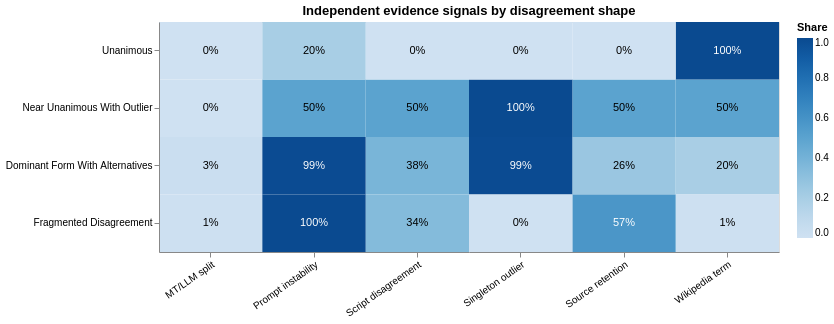

Source (notebook cell):
### Markdown cell above
## 8.5 External and script evidence

Wikipedia relationships, source retention, and script disagreement remain independent. The heatmap reports how frequently those signals appear within each disagreement shape. It does not treat any signal as proof of correctness, absence, or community acceptance.

### Code cell
evidence = patterns.copy()
evidence['has_source_retention'] = evidence['source_retention_service_count'].gt(0)
evidence['has_singleton_outlier'] = evidence['singleton_outlier_service_count'].gt(0)
evidence['has_prompt_instability'] = evidence['prompt_sensitive_service_count'].gt(0)

signal_map = {
    'has_wikipedia': 'Wikipedia term',
    'has_source_retention': 'Source retention',
    'has_script_disagreement': 'Script disagreement',
    'has_mt_llm_split': 'MT/LLM split',
    'has_singleton_outlier': 'Singleton outlier',
    'has_prompt_instability': 'Prompt instability',
}
evidence_long = (
    evidence.groupby('disagreement_shape')[list(signal_map)].mean()
    .rename(columns=signal_map).reset_index()
    .melt(id_vars='disagreement_shape', var_name='signal', value_name='share')
)
evidence_long['shape_label'] = evidence_long['disagreement_shape'].map(SHAPE_LABELS)

evidence_heat = alt.Chart(evidence_long).mark_rect().encode(
    x=alt.X('signal:N', title=None, axis=alt.Axis(labelAngle=325)),
    y=alt.Y('shape_label:N', sort=[SHAPE_LABELS[s] for s in SHAPE_ORDER], title=None),
    color=alt.Color('share:Q', title='Share', scale=alt.Scale(scheme='blues', domain=[0, 1])),
).properties(width=620, height=230, title='Independent evidence signals by disagreement shape')
evidence_text = evidence_heat.mark_text().encode(
    text=alt.Text('share:Q', format='.0%'),
    color=alt.condition('datum.share > 0.55', alt.value('white'), alt.value('black')),
)
evidence_figure = evidence_heat + evidence_text
display(evidence_figure)
save_chart(evidence_figure, str(FIGURE_DIR / 'evidence_signals_by_disagreement_shape.png'))

### Figure 1 — Vega specification as saved in the notebook (floating-point values rounded to 4 significant figures)
{"$schema": "https://vega.github.io/schema/vega/v6.json", "data": [{"name": "source_0", "values": [{"shape_label": "Dominant Form With Alternatives", "share": 0.1953, "signal": "Wikipedia term", "y_shape_label_sort_index": 2.0}, {"shape_label": "Fragmented Disagreement", "share": 0.01206, "signal": "Wikipedia term", "y_shape_label_sort_index": 4.0}, {"shape_label": "Near Unanimous With Outlier", "share": 0.5, "signal": "Wikipedia term", "y_shape_label_sort_index": 1.0}, {"shape_label": "Unanimous", "share": 1.0, "signal": "Wikipedia term", "y_shape_label_sort_index": 0.0}, {"shape_label": "Dominant Form With Alternatives", "share": 0.2578, "signal": "Source retention", "y_shape_label_sort_index": 2.0}, {"shape_label": "Fragmented Disagreement", "share": 0.5737, "signal": "Source retention", "y_shape_label_sort_index": 4.0}, {"shape_label": "Near Unanimous With Outlier", "share": 0.5, "signal": "Source retention", "y_shape_label_sort_index": 1.0}, {"shape_label": "Unanimous", "share": 0.0, "signal": "Source retention", "y_shape_label_sort_index": 0.0}, {"shape_label": "Dominant Form With Alternatives", "share": 0.3828, "signal": "Script disagreement", "y_shape_label_sort_index": 2.0}, {"shape_label": "Fragmented Disagreement", "share": 0.3391, "signal": "Script disagreement", "y_shape_label_sort_index": 4.0}, {"shape_label": "Near Unanimous With Outlier", "share": 0.5, "signal": "Script disagreement", "y_shape_label_sort_index": 1.0}, {"shape_label": "Unanimous", "share": 0.0, "signal": "Script disagreement", "y_shape_label_sort_index": 0.0}, {"shape_label": "Dominant Form With Alternatives", "share": 0.03125, "signal": "MT/LLM split", "y_shape_label_sort_index": 2.0}, {"shape_label": "Fragmented Disagreement", "share": 0.009383, "signal": "MT/LLM split", "y_shape_label_sort_index": 4.0}, {"shape_label": "Near Unanimous With Outlier", "share": 0.0, "signal": "MT/LLM split", "y_shape_label_sort_index": 1.0}, {"shape_label": "Unanimous", "share": 0.0, "signal": "MT/LLM split", "y_shape_label_sort_index": 0.0}, {"shape_label": "Dominant Form With Alternatives", "share": 0.9922, "signal": "Singleton outlier", "y_shape_label_sort_index": 2.0}, {"shape_label": "Fragmented Disagreement", "share": 0.0, "signal": "Singleton outlier", "y_shape_label_sort_index": 4.0}, {"shape_label": "Near Unanimous With Outlier", "share": 1.0, "signal": "Singleton outlier", "y_shape_label_sort_index": 1.0}, {"shape_label": "Unanimous", "share": 0.0, "signal": "Singleton outlier", "y_shape_label_sort_index": 0.0}, {"shape_label": "Dominant Form With Alternatives", "share": 0.9922, "signal": "Prompt instability", "y_shape_label_sort_index": 2.0}, {"shape_label": "Fragmented Disagreement", "share": 1.0, "signal": "Prompt instability", "y_shape_label_sort_index": 4.0}, {"shape_label": "Near Unanimous With Outlier", "share": 0.5, "signal": "Prompt instability", "y_shape_label_sort_index": 1.0}, {"shape_label": "Unanimous", "share": 0.2, "signal": "Prompt instability", "y_shape_label_sort_index": 0.0}]}, {"name": "data_0", "values": [{"shape_label": "Dominant Form With Alternatives", "share": 0.1953, "signal": "Wikipedia term"}, {"shape_label": "Fragmented Disagreement", "share": 0.01206, "signal": "Wikipedia term"}, {"shape_label": "Near Unanimous With Outlier", "share": 0.5, "signal": "Wikipedia term"}, {"shape_label": "Unanimous", "share": 1.0, "signal": "Wikipedia term"}, {"shape_label": "Dominant Form With Alternatives", "share": 0.2578, "signal": "Source retention"}, {"shape_label": "Fragmented Disagreement", "share": 0.5737, "signal": "Source retention"}, {"shape_label": "Near Unanimous With Outlier", "share": 0.5, "signal": "Source retention"}, {"shape_label": "Unanimous", "share": 0.0, "signal": "Source retention"}, {"shape_label": "Dominant Form With Alternatives", "share": 0.3828, "signal": "Script disagreement"}, {"shape_label": "Fragmented Disagreement", "share": 0.3391, "signal": "Script disagreement"}, {"shape_label": "Near Unanimous With Outlier", "share": 0.5, "signal": "Script disagreement"}, {"shape_label": "Unanimous", "share": 0.0, "signal": "Script disagreement"}, {"shape_label": "Dominant Form With Alternatives", "share": 0.03125, "signal": "MT/LLM split"}, {"shape_label": "Fragmented Disagreement", "share": 0.009383, "signal": "MT/LLM split"}, {"shape_label": "Near Unanimous With Outlier", "share": 0.0, "signal": "MT/LLM split"}, {"shape_label": "Unanimous", "share": 0.0, "signal": "MT/LLM split"}, {"shape_label": "Dominant Form With Alternatives", "share": 0.9922, "signal": "Singleton outlier"}, {"shape_label": "Fragmented Disagreement", "share": 0.0, "signal": "Singleton outlier"}, {"shape_label": "Near Unanimous With Outlier", "share": 1.0, "signal": "Singleton outlier"}, {"shape_label": "Unanimous", "share": 0.0, "signal": "Singleton outlier"}, {"shape_label": "Dominant Form With Alternatives", "share": 0.9922, "signal": "Prompt instability"}, {"shape_label": "Fragmented Disagreement", "share": 1.0, "signal": "Prompt instability"}, {"shape_label": "Near Unanimous With Outlier", "share": 0.5, "signal": "Prompt instability"}, {"shape_label": "Unanimous", "share": 0.2, "signal": "Prompt instability"}]}, {"name": "data_0_x_domain_signal_0", "values": [{"signal": "Wikipedia term"}, {"signal": "Source retention"}, {"signal": "Script disagreement"}, {"signal": "MT/LLM split"}, {"signal": "Singleton outlier"}, {"signal": "Prompt instability"}]}, {"name": "source_0_x_domain_signal_1", "values": [{"signal": "Wikipedia term"}, {"signal": "Source retention"}, {"signal": "Script disagreement"}, {"signal": "MT/LLM split"}, {"signal": "Singleton outlier"}, {"signal": "Prompt instability"}]}, {"name": "source_0_y_domain_shape_label", "values": [{"shape_label": "Dominant Form With Alternatives", "sort_field": 2.0}, {"shape_label": "Fragmented Disagreement", "sort_field": 4.0}, {"shape_label": "Near Unanimous With Outlier", "sort_field": 1.0}, {"shape_label": "Unanimous", "sort_field": 0.0}]}], "marks": [{"type": "rect", "name": "layer_0_marks", "from": {"data": "data_0"}, "encode": {"update": {"y": {"field": "shape_label", "scale": "y"}, "x": {"field": "signal", "scale": "x"}, "fill": {"field": "share", "scale": "color"}, "height": {"signal": "max(0.25, bandwidth('y'))"}, "width": {"signal": "max(0.25, bandwidth('x'))"}}}, "style": ["rect"]}, {"type": "text", "name": "layer_1_marks", "from": {"data": "source_0"}, "encode": {"update": {"x": {"field": "signal", "scale": "x", "band": 0.5}, "y": {"field": "shape_label", "scale": "y", "band": 0.5}, "align": {"value": "center"}, "baseline": {"value": "middle"}, "text": {"signal": "format(datum[\"share\"], \".0%\")"}, "fill": [{"value": "white", "test": "datum.share > 0.55"}, {"value": "black"}]}}, "style": ["text"]}], "scales": [{"name": "x", "type": "band", "domain": {"fields": [{"data": "data_0_x_domain_signal_0", "field": "signal"}, {"data": "source_0_x_domain_signal_1", "field": "signal"}], "sort": true}, "range": [0, {"signal": "width"}], "paddingInner": 0, "paddingOuter": 0}, {"name": "y", "type": "band", "domain": {"data": "source_0_y_domain_shape_label", "field": "shape_label", "sort": {"op": "max", "field": "sort_field"}}, "range": [0, {"signal": "height"}], "paddingOuter": 0, "paddingInner": 0}, {"name": "color", "type": "linear", "domain": [0, 1], "range": {"scheme": "blues"}, "zero": true, "interpolate": "hcl"}], "axes": [{"scale": "x", "zindex": 1, "grid": false, "orient": "bottom", "labelAlign": "right", "labelBaseline": "top", "labelAngle": 325}, {"scale": "y", "grid": false, "zindex": 1, "orient": "left"}], "title": {"text": "Independent evidence signals by disagreement shape", "frame": "group"}, "background": "white", "padding": 5, "height": 230, "legends": [{"title": "Share", "fill": "color", "gradientLength": {"signal": "clamp(height, 64, 200)"}}], "width": 620, "style": "cell"}
